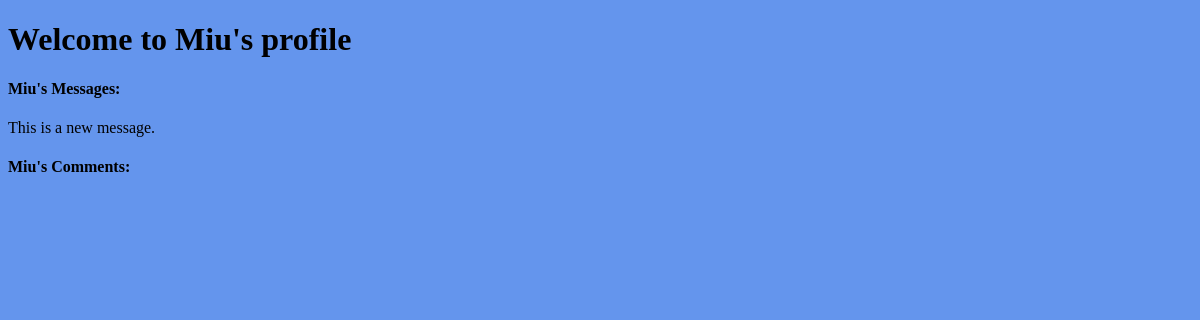
The page /profile/23 on the database as committed earlier.
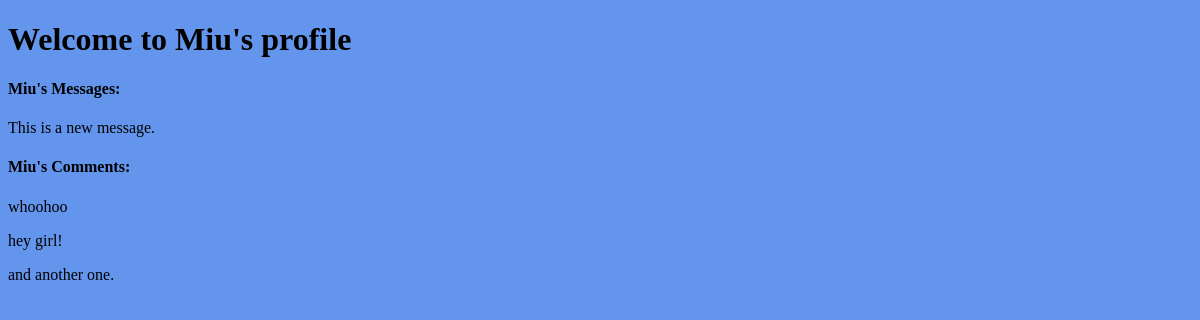
The same page on the database as committed later.
### the_wall_app/models.py (models this page shows)
class Message(models.Model):
    poster = models.ForeignKey(User, related_name="user_messages", on_delete = models.CASCADE)
    message = models.TextField()
    created_at = models.DateTimeField(auto_now_add = True)
    updated_at = models.DateTimeField(auto_now=True)
    user_likes = models.ManyToManyField(User, related_name='liked_posts')

class Comment(models.Model):
    poster = models.ForeignKey(User, related_name="comments", on_delete = models.CASCADE)
    message = models.ForeignKey(Message, related_name="user_comments", on_delete = models.CASCADE)
    comment = models.TextField()
    created_at = models.DateTimeField(auto_now_add = True)
    updated_at = models.DateTimeField(auto_now=True)

### the_wall_app/views.py (the view)
# urls.py: path('profile/<int:id>', views.profile),
def profile(request, id):
    context = {
        'user': User.objects.get(id=id)
    }
    return render(request, 'profile.html', context)

### the_wall_app/templates/profile.html (shortened to what this page needs)
<!DOCTYPE html>
<html lang = "en">
<head>
    {% load static %}
    <link rel="stylesheet" href="{% static 'profile.css' %}">
</head>
<body>
    <h1>Welcome to {{user.first_name}}'s profile</h1>
    <h4>{{user.first_name}}'s Messages:</h4>
        {% for post in user.user_messages.all %}
        <p>{{post.message}}</p>
        {% endfor %}
    <h4>{{user.first_name}}'s Comments:</h4>
        {% for comment in user.comments.all %}
        <p>{{comment.comment}}</p>
        {% endfor %}
</body>
</html>

Rows that differ between the two databases and show on the page:
added Comment: comment "whoohoo"
added Comment: comment "hey girl!"
added Comment: comment "and another one."
